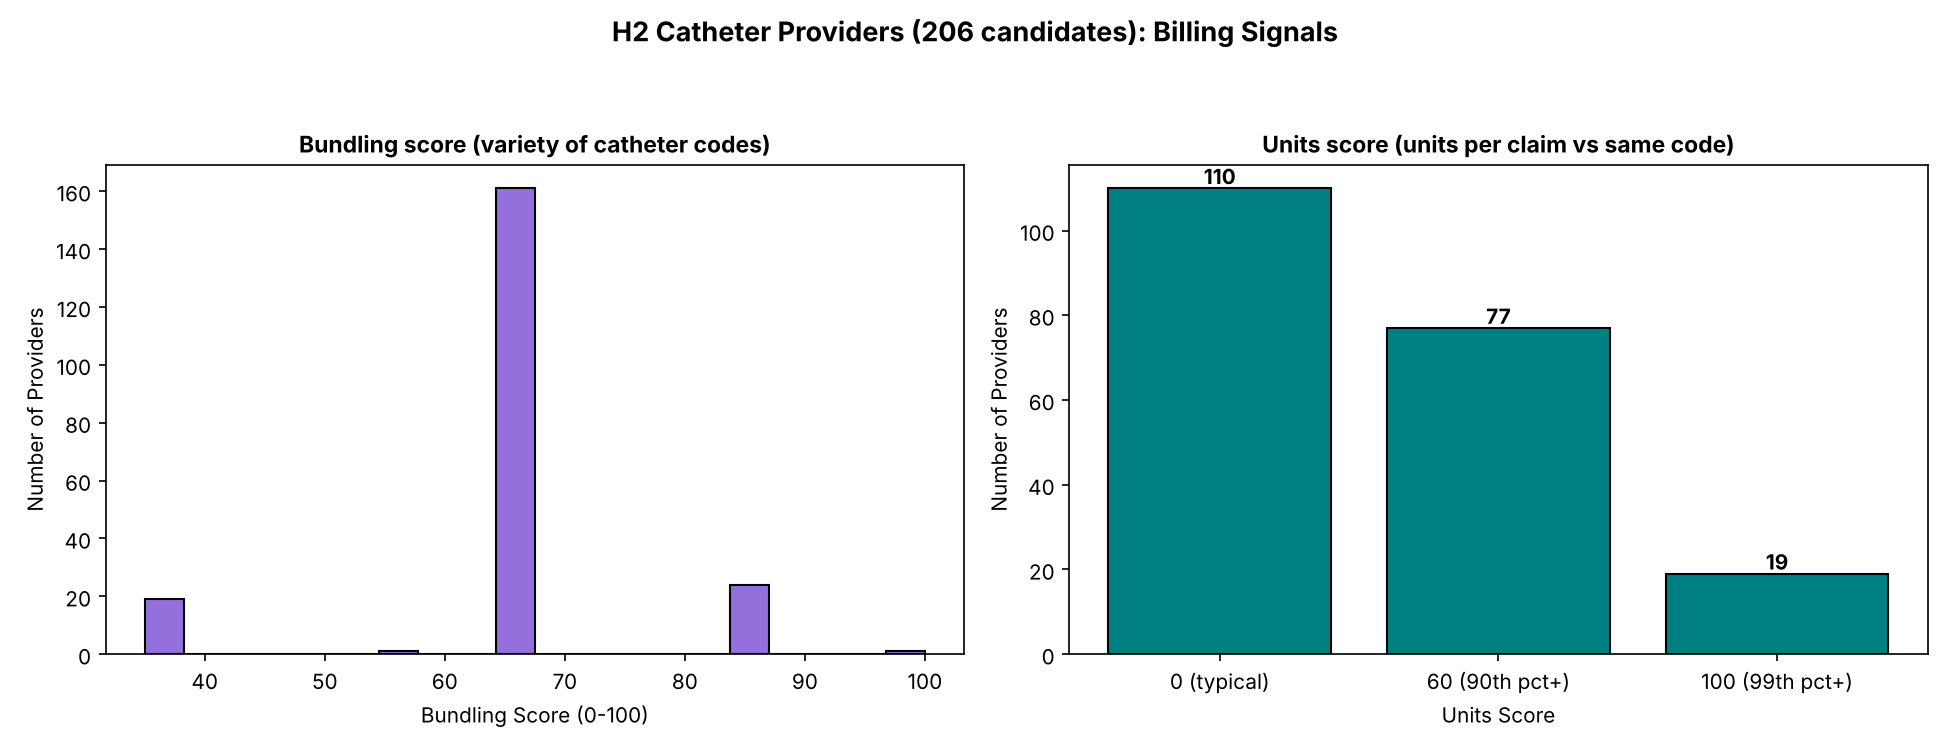

Write the Python code that produced this figure.
# viz_06_h2_bundling_scores.py
# Catheter signal distributions: bundling score and units score
# Input: catheter_composite_scores.csv

import pandas as pd
import matplotlib.pyplot as plt

from pathlib import Path
BASE_DIR = Path(__file__).resolve().parent
DATA_DIR = BASE_DIR.parent / "CAET_tool"  # pipeline outputs

# ── LOAD ─────────────────────────────────────────────────────────────
df = pd.read_csv(str(DATA_DIR / "catheter_composite_scores.csv"))

# ── CHART ────────────────────────────────────────────────────────────
fig, (ax1, ax2) = plt.subplots(1, 2, figsize=(13, 5))

ax1.hist(df["bundling_score"], bins=20, color="mediumpurple", edgecolor="black")
ax1.set_title("Bundling score (variety of catheter codes)", fontsize=11, fontweight="bold")
ax1.set_xlabel("Bundling Score (0-100)")
ax1.set_ylabel("Number of Providers")

units_counts = df["units_score"].value_counts().reindex([0, 60, 100], fill_value=0)
ax2.bar(["0 (typical)", "60 (90th pct+)", "100 (99th pct+)"], units_counts.values,
        color="teal", edgecolor="black")
ax2.set_title("Units score (units per claim vs same code)", fontsize=11, fontweight="bold")
ax2.set_xlabel("Units Score")
ax2.set_ylabel("Number of Providers")
for i, val in enumerate(units_counts.values):
    ax2.text(i, val + 1, str(val), ha="center", fontweight="bold")

fig.suptitle("H2 Catheter Providers (206 candidates): Billing Signals", fontsize=13, fontweight="bold")

# ── SAVE ─────────────────────────────────────────────────────────────
plt.tight_layout(rect=[0, 0, 1, 0.93])
plt.savefig(str(BASE_DIR / "viz_06_h2_bundling_scores.png"), dpi=150)
plt.show()
print("Saved: viz_06_h2_bundling_scores.png")
